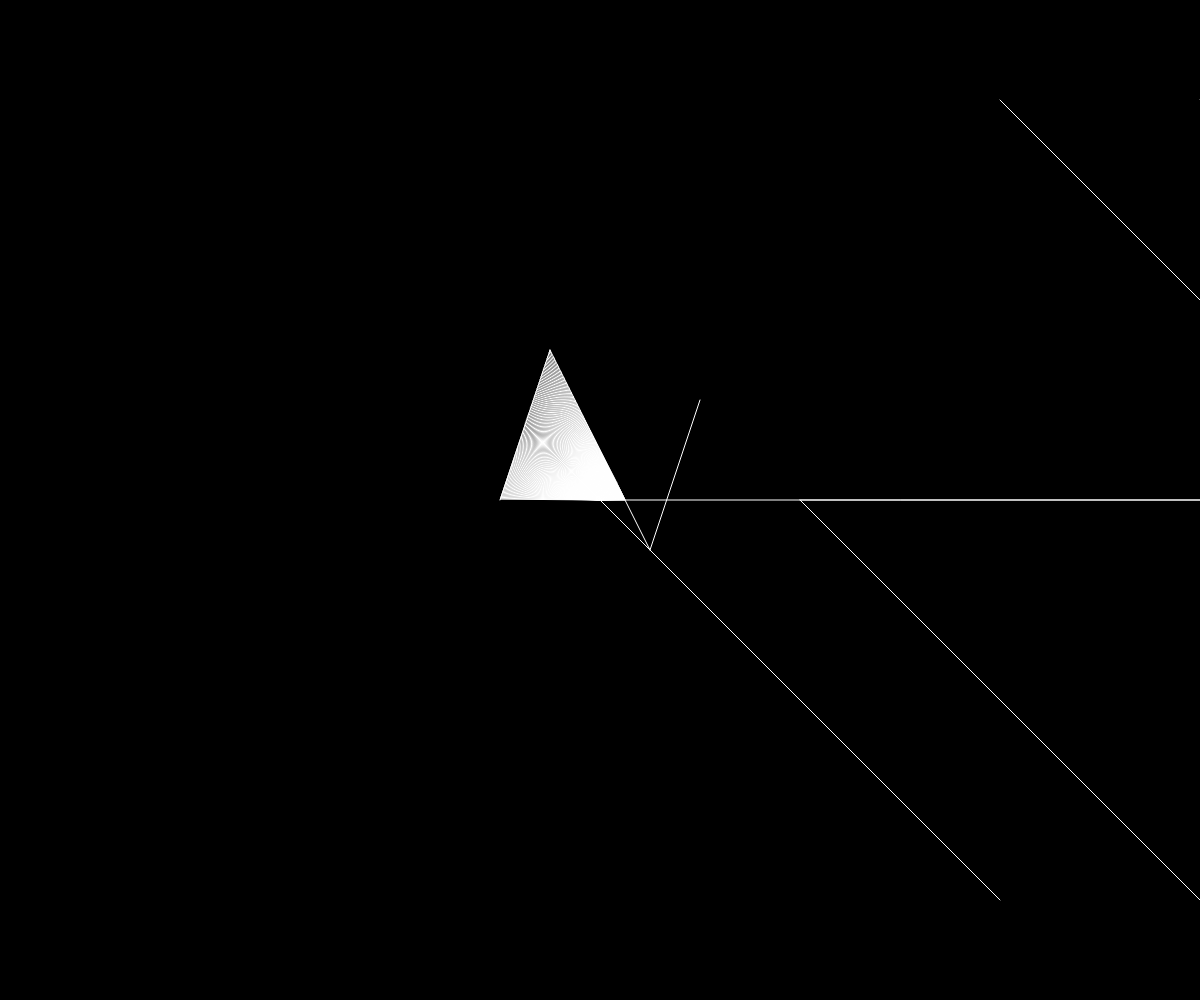
Frame 1 (no input)
Frame 60 (no input): identical to frame 1, image omitted
Frame 120 (the mouse pressed at the canvas centre since frame 60): identical to frame 1, image omitted

The p5.js sketch that drew this single still picture (run headless with seeded random() and noise() and a simulated clock; from frame 60 on, the mouse is pressed at the canvas centre):

// p5.js sketch
// ── sketch.js
let boundaries = []; 
let d = 100; 
let v = 10; 
let player;
let updatePlayer = false
function setup() {
  width = window.innerWidth; 
  height = window.innerHeight;
  
  // surround the canvas with walls
  // boundaries.push(new Boundary(0, 0, width, 0));
  // boundaries.push(new Boundary(width, 0, width, height));
  // boundaries.push(new Boundary(width, height, 0, height));
  // boundaries.push(new Boundary(0, height, 0, 0));
  
  // // make a box 
  // boundaries.push(new Boundary(100, 100, 100, height - 100));
  // boundaries.push(new Boundary(100, 100, width - 100, 100));
  // boundaries.push(new Boundary(width - 100, 100, width - 100, height - 100));
  // boundaries.push(new Boundary(width - 100, height - 100, 100, height - 100));
  
  boundaries.push(new Boundary(500, 500, 700, height - 600, true));
  boundaries.push(new Boundary(width - 200, 100, width - 200, height - 100));
  boundaries.push(new Boundary(width, 100, width , height - 100));
  player = new Player(width/2,height/2)

  for (let i = 0; i < 360; i+=.5) {
    player.rays.push( new Ray( player.pos, radians(i) ) );
  }
  let newBoundaries = [];
  for (let i = 0; i < boundaries.length; i++) {
    let a = boundaries[i].a;
    let b = boundaries[i].b;
    let c = p5.Vector.lerp(a, b, 0.5);
    let d = p5.Vector.sub(b, a);
    d.rotate(PI / 2);
    d.mult(0.5);
    let e = p5.Vector.add(c, d);
    let f = p5.Vector.sub(c, d);
    newBoundaries.push(new Boundary(a.x, a.y, f.x, f.y));
    newBoundaries.push(new Boundary(f.x, f.y, e.x, e.y));
    newBoundaries.push(new Boundary(e.x, e.y, b.x, b.y));
  }

  boundaries = newBoundaries;

 createCanvas(width, height);
}

function draw() {
  background(0);
  if (updatePlayer) {
    player.update(mouseX, mouseY)
  }

  for (boundary of boundaries) {
    boundary.update(d);
    boundary.show();
  }
  player.updateRays(boundaries);
    if (d > width-100 || d < 100) {
    v *= -1;
  }
  d += v;
}

function keyPressed() {
  // key code for space is 32
  if (keyCode == 32) {
    updatePlayer = !updatePlayer;
  }
}


// ── Boundary.js
class Boundary {
    constructor(x1, y1, x2, y2, mover=false) {
        this.a = createVector(x1, y1);
        this.b = createVector(x2, y2);
        this.mover = mover
    }

    update(d) {
        if (this.mover) {
            this.a.x = d;
            this.b.x = d;
        }
    }
    
    show() {
        stroke(255);
        line(this.a.x, this.a.y, this.b.x, this.b.y);
    }
}
// ── Player.js
class Player {
    constructor(x, y) {
        this.pos = createVector(x, y);
        this.rays = []; 
    }
    
    update(x, y) {
        this.pos.x = x; 
        this.pos.y = y; 
    }

    updateRays(boundaries) {
        for (let ray of this.rays) {
            let record = Infinity;
            let closest = null;
            for (boundary of boundaries) {
              const pt = ray.cast(boundary); 
              if (pt) {
                const d = p5.Vector.dist(this.pos, pt);
                if (d < record) {
                  record = d;
                  closest = pt;
                }
              } 
            }
            if (closest) {
                if (closest) {
                    stroke(ray.color, 100);
                    line(this.pos.x, this.pos.y, closest.x, closest.y);
                  }
            }
          }
    }
}

// ── Ray.js
class Ray {
    constructor(pos, angle, c=color(255)) {
        this.origin = pos;
        this.direction = p5.Vector.fromAngle(angle);
        this.color = c;
    }

    update(x, y) {
        let newX = x - this.origin.x
        let newY = y - this.origin.y

        this.direction = createVector(newX, newY);
        this.direction.normalize()

    }

    cast(wall) {
        const x1 = wall.a.x;
        const x2 = wall.b.x; 
        const y1 = wall.a.y; 
        const y2 = wall.b.y;

        const x3 = this.origin.x;
        const x4 = this.origin.x + this.direction.x;
        const y3 = this.origin.y;
        const y4 = this.origin.y + this.direction.y;

        const den = (x1 - x2) * (y3 - y4) - (y1 - y2) * (x3 - x4);
        if (den == 0) { return;}

        const t = ((x1-x3)*(y3-y4) - (y1 - y3) * (x3 - x4)) / den;
        const u = -((x1 - x2) * (y1 - y3) - (y1 - y2) * (x1 - x3)) / den;
        if (t > 0 && t < 1 && u > 0) {
            let ptx = ((x1*y2 - y1*x2) * (x3 - x4) - (x1 - x2) * (x3 * y4 - y3 * x4)) / den
            let pty = ((x1*y2 - y1*x2) * (y3 - y4) - (y1 - y2) * (x3 * y4 - y3 * x4)) / den
            let pt = createVector(ptx, pty);

            return pt
        } else {
            return; 
        }
    }

}
